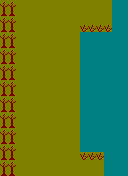

The image is a tile-based game level rendered from a .tmx file. Its description and complete source (layers, tilesets, objects, tile grids) follow:
An orthogonal 16x22 tile map with 8x8 px tiles, 1 tile layer (Capa de Patrones 1).

<map version="1.0" tiledversion="2018.06.01" orientation="orthogonal" renderorder="right-down" width="16" height="22" tilewidth="8" tileheight="8" infinite="0" nextlayerid="2" nextobjectid="1">
 <tileset firstgid="1" name="tiles" tilewidth="8" tileheight="8" tilecount="45" columns="9">
  <image source="../../tiles.png" width="72" height="40" />
 </tileset>
 <layer id="1" name="Capa de Patrones 1" width="16" height="22">
  <data encoding="csv">
29,29,2,2,2,2,2,2,2,2,2,2,2,2,16,16,
30,30,2,2,2,2,2,2,2,2,2,2,2,2,16,16,
29,29,2,2,2,2,2,2,2,2,2,2,2,2,16,16,
30,30,2,2,2,2,2,2,2,2,24,24,24,24,16,16,
29,29,2,2,2,2,2,2,2,2,16,16,16,16,16,16,
30,30,2,2,2,2,2,2,2,2,16,16,16,16,16,16,
29,29,2,2,2,2,2,2,2,2,16,16,16,16,16,16,
30,30,2,2,2,2,2,2,2,2,16,16,16,16,16,16,
29,29,2,2,2,2,2,2,2,2,16,16,16,16,16,16,
30,30,2,2,2,2,2,2,2,2,16,16,16,16,16,16,
29,29,2,2,2,2,2,2,2,2,16,16,16,16,16,16,
30,30,2,2,2,2,2,2,2,2,16,16,16,16,16,16,
29,29,2,2,2,2,2,2,2,2,16,16,16,16,16,16,
30,30,2,2,2,2,2,2,2,2,16,16,16,16,16,16,
29,29,2,2,2,2,2,2,2,2,16,16,16,16,16,16,
30,30,2,2,2,2,2,2,2,2,16,16,16,16,16,16,
29,29,2,2,2,2,2,2,2,2,16,16,16,16,16,16,
30,30,2,2,2,2,2,2,2,2,16,16,16,16,16,16,
29,29,2,2,2,2,2,2,2,2,16,16,16,16,16,16,
30,30,2,2,2,2,2,2,2,2,24,24,24,16,16,16,
29,29,2,2,2,2,2,2,2,2,2,2,2,16,16,16,
30,30,2,2,2,2,2,2,2,2,2,2,2,16,16,16
</data>
 </layer>
</map>
